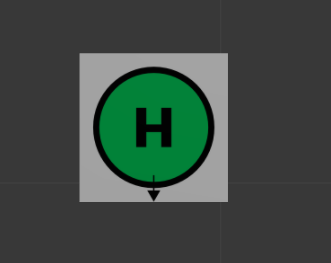
//> input picture ROS/catkin_ws/src/Detector_esquinas/src/Detector/Programa_independiente/Fotos/Foto2_lejos.png, 331 x 263 px
$ ./Filtro_vértices_encuadre_BUENO_   (built with g++ and OpenCV 4)
//> lines starting //> are read from the running program, lines starting //| are printed output that depends on the picture; after the words box and inside, x2 and y2 are one past the last pixel; in counts of white or black regions, pixels touching at a corner belong together
//Librerías necesarias
#include <opencv2/imgcodecs.hpp>
#include <opencv2/highgui.hpp>
#include <opencv2/imgproc.hpp>
#include <iostream>

//Namespaces para no poner cv::Mat y más
  using namespace cv;
  using namespace std;

//Pasamos la imágenes con contornos dilatados y la final
void getContours(Mat imgDil, Mat img){

  //Declaramos un vector de vectores donde van los puntos del contorno y otro de la jerarquía
  vector<vector<Point>> contours;
  vector<Vec4i> hierarchy;
  //hierarchy = {{1, -1, -1, -1}, {2,  0, -1, -1},{3,  1, -1, -1},{4,  2, -1, -1},{5,  3, -1, -1}};

  //Función que aproxima los bordes
  findContours(imgDil, contours, hierarchy, RETR_LIST, CHAIN_APPROX_SIMPLE);

  //Declaramos los vértices del contorno y el encuadramiento
  vector<vector<Point>> conPoly(contours.size());
  vector<Rect> boundRect(contours.size());

  //Bucle por cada contorno que detectamos
  for (int i = 0; i < contours.size(); i++)
  {
    //Calculamos el área de cada contorno
    int area = contourArea(contours[i]);

    //Calculamos el perimetro para hacer una aproximacion de los vértices y el encuadre
    float peri = arcLength(contours[i], true);
    approxPolyDP(contours[i], conPoly[i], 0.02 * peri, true);
    boundRect[i] = boundingRect(conPoly[i]);

    int objCor = (int)conPoly[i].size();
    cout << objCor << endl;

    if(objCor>11){
      //Dibujamos el contorno con cada vertice y luego dibujamos el rectángulo que encuadra
      drawContours(img, conPoly, i, Scalar(255, 0, 255), 2);
      rectangle(img, boundRect[i].tl(), boundRect[i].br(), Scalar(0, 255, 0), 2);
    }
  }
}

  int main() {

      //Declaro la direccion de la foto, la leo y declaro el resto de transformaciones
      string path = "/home/ladch/Escritorio/Universidad/Programación/TFG/ROS/catkin_ws/src/Detector_esquinas/src/Fotos/Foto2_lejos.png";
      Mat imgSmall = imread(path);
//> imgSmall is the input picture: 263 rows x 331 cols, CV_8UC3; mean B, G, R 66.7, 73.9, 61.5
      Mat img,imgGray, imgBlur, imgCanny, imgDil;

      resize(imgSmall, img, Size(),1.5,1.5);

      //Preproceso: gris, borroso, contorno y dilatamos los bordes
      cvtColor(img, imgGray, COLOR_BGR2GRAY);
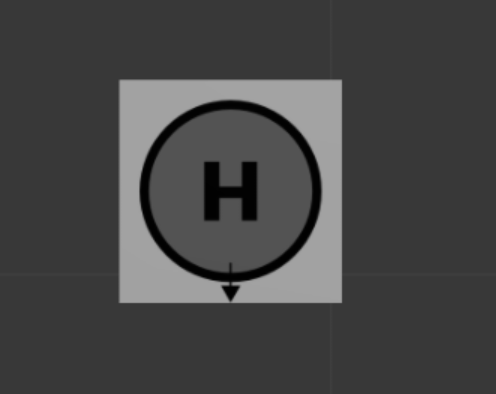
//> imgGray: 394 rows x 496 cols, CV_8UC1; min 1, max 163, mean 69.4
      GaussianBlur(imgGray, imgBlur, Size(3, 3), 3, 0);
      Canny(imgBlur, imgCanny, 25, 75);
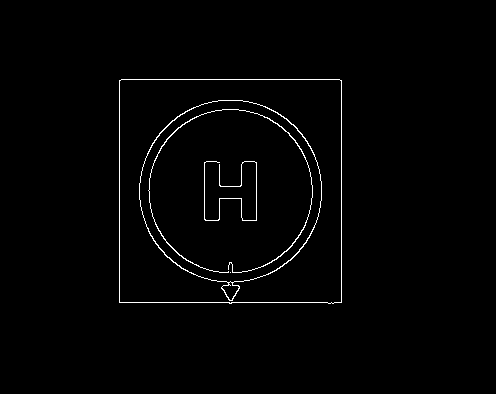
//> imgCanny: 394 rows x 496 cols, CV_8UC1; 1.3% white in thin lines or dots, all inside (x1, y1, x2, y2) = (119, 79, 342, 304)
      Mat kernel = getStructuringElement(MORPH_RECT, Size(2, 2));
      dilate(imgCanny, imgDil, kernel);
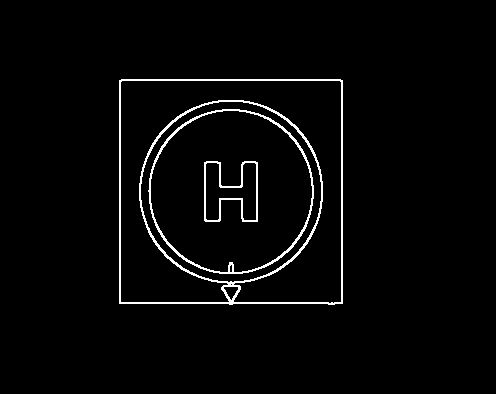
//> imgDil: 394 rows x 496 cols, CV_8UC1; 2.7% white in thin lines or dots, all inside (x1, y1, x2, y2) = (119, 79, 343, 305)

      //Función coge bordes, encuadra H y pone círculos esquinas
      getContours(imgDil,img);
//> in getContours, `findContours(imgDil, contours, hierarchy, RETR_LIST, CHAIN_APPROX_SIMP..`: contours = 10 contours, 1 with area under 20; largest, box (x1, y1, x2, y2) and area: (119, 79, 343, 305) 49960, (140, 101, 322, 283) 25538, (120, 80, 342, 304) 22416, (148, 109, 314, 274) 21325, (150, 110, 313, 273) 20488
//> in getContours, `vector<vector<Point>> conPoly(contours.size());`: conPoly = 10 empty contours
//> the loop in getContours, `for (int i = 0; i < contours.size(); i++)` made 10 passes
//> (area, peri, objCor) on passes 1, 3, 4, 5, 6, 7, 8, 9, 10: (121, 48.04, 4), (20, 19.07, 7), (1859, 301.5, 12), (2185, 311.8, 12), (20488, 553.2, 8), (21325, 546.7, 8), (25538, 598.9, 8), (22416, 1536.5, 9), (49960, 894.5, 4)
//| 4
//| 4
//| 7
//| 12
//| 12
//| 8
//| 8
//| 8
//> (output is shown up to pass 8 of 10)
//> after the loop in getContours, `for (int i = 0; i < contours.size(); i++)`:
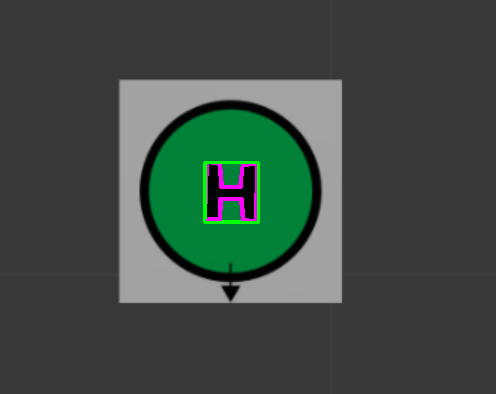
//> img: 394 rows x 496 cols, CV_8UC3; mean B, G, R 67.6, 74.3, 62.6

      //Muestra las imágenes
      imshow("Image", img);
      // imshow("Image Gray", imgGray);
       imshow("Image Blur", imgBlur);
      // imshow("Image Canny", imgCanny);
      imshow("Image Dil", imgDil);
      waitKey(0);

      return 0;
  }

$ run again, with ROS/catkin_ws/src/Detector_esquinas/src/Detector/Programa_independiente/Fotos/Foto3_perspectiva_cerca.png copied over ROS/catkin_ws/src/Detector_esquinas/src/Detector/Programa_independiente/Fotos/Foto2_lejos.png
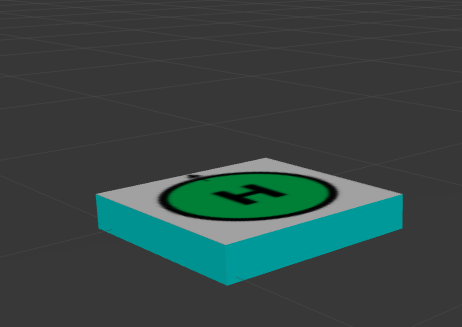
//> input picture ROS/catkin_ws/src/Detector_esquinas/src/Detector/Programa_independiente/Fotos/Foto3_perspectiva_cerca.png, 462 x 327 px
//> imgSmall is the input picture: 327 rows x 462 cols, CV_8UC3; mean B, G, R 66.6, 69, 53.5
//> `Canny(imgBlur, imgCanny, 25, 75);`:
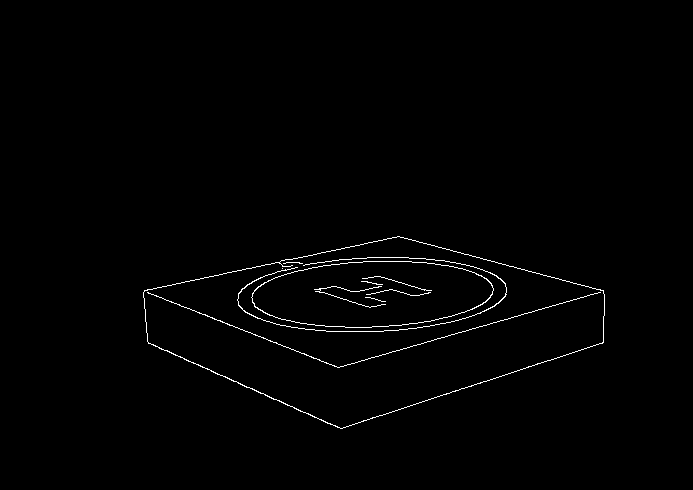
//> imgCanny: 490 rows x 693 cols, CV_8UC1; 0.91% white in thin lines or dots, all inside (x1, y1, x2, y2) = (143, 236, 605, 429)
//> `dilate(imgCanny, imgDil, kernel);`:
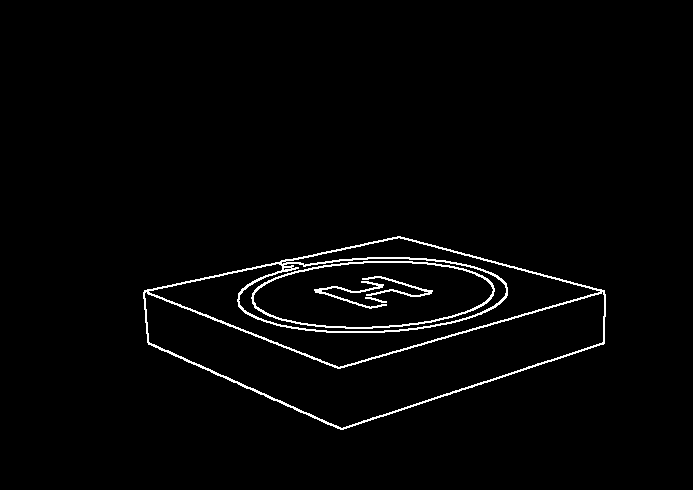
//> imgDil: 490 rows x 693 cols, CV_8UC1; 2% white in thin lines or dots, all inside (x1, y1, x2, y2) = (143, 236, 606, 430)
//> contours = 11 contours, 2 with area under 20; largest, box (x1, y1, x2, y2) and area: (143, 236, 606, 430) 56484, (144, 291, 605, 429) 24892, (238, 258, 507, 332) 15251, (148, 237, 601, 368) 13514, (251, 261, 495, 329) 12740
//> conPoly = 11 empty contours
//> the loop in getContours, `for (int i = 0; i < contours.size(); i++)` made 11 passes
//> (area, peri, objCor) on passes 1, 2, 3, 4, 6, 8, 9, 10: (25, 47.31, 8), (24892, 1151.8, 6), (214, 339.2, 4), (172, 293.7, 4), (12076, 542.6, 8), (12739, 553.8, 8), (15251, 646.3, 7), (13514, 1625.9, 9)
//> (printed output is left out)

$ run again, with ROS/catkin_ws/src/Detector_esquinas/src/Detector/Programa_independiente/Fotos/Foto4_perspectiva_lejos.png copied over ROS/catkin_ws/src/Detector_esquinas/src/Detector/Programa_independiente/Fotos/Foto2_lejos.png
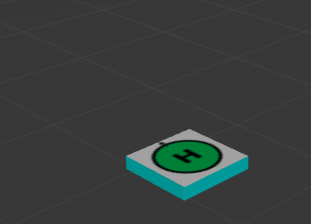
//> input picture ROS/catkin_ws/src/Detector_esquinas/src/Detector/Programa_independiente/Fotos/Foto4_perspectiva_lejos.png, 311 x 224 px
//> imgSmall is the input picture: 224 rows x 311 cols, CV_8UC3; mean B, G, R 60.5, 61.9, 56
//> `Canny(imgBlur, imgCanny, 25, 75);`:
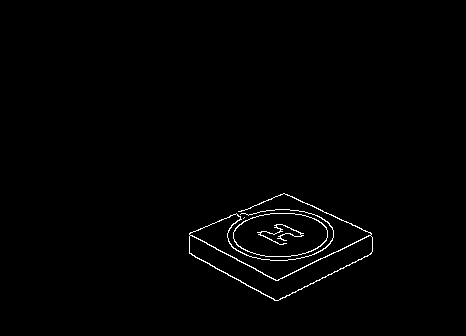
//> imgCanny: 336 rows x 466 cols, CV_8UC1; 0.96% white in thin lines or dots, all inside (x1, y1, x2, y2) = (189, 193, 373, 301)
//> imgDil: 336 rows x 466 cols, CV_8UC1; 2% white in thin lines or dots, all inside (x1, y1, x2, y2) = (189, 193, 374, 302)
//> contours = 8 contours, 2 with area under 20; largest, box (x1, y1, x2, y2) and area: (189, 193, 374, 302) 11992, (191, 194, 371, 281) 3242, (190, 236, 373, 301) 3238, (234, 214, 328, 257) 3070, (228, 210, 334, 261) 669, (257, 224, 305, 246) 218
//> conPoly = 8 empty contours
//> the loop in getContours, `for (int i = 0; i < contours.size(); i++)` made 8 passes
//> (area, peri, objCor) on passes 1, 2, 4, 6, 7, 8: (3238, 470.7, 6), (218, 278.8, 12), (3070, 230.2, 8), (669, 515.3, 11), (3242, 697.9, 10), (11992, 481.5, 6)
//> (printed output is left out)
//> after the loop in getContours, `for (int i = 0; i < contours.size(); i++)`:
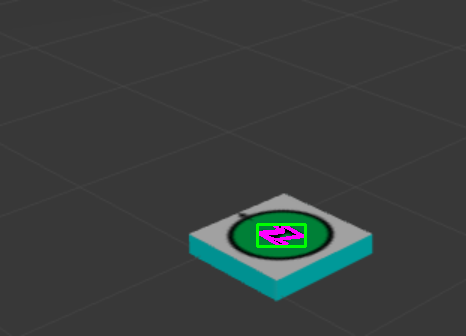
//> img: 336 rows x 466 cols, CV_8UC3; mean B, G, R 61, 62.1, 56.7
